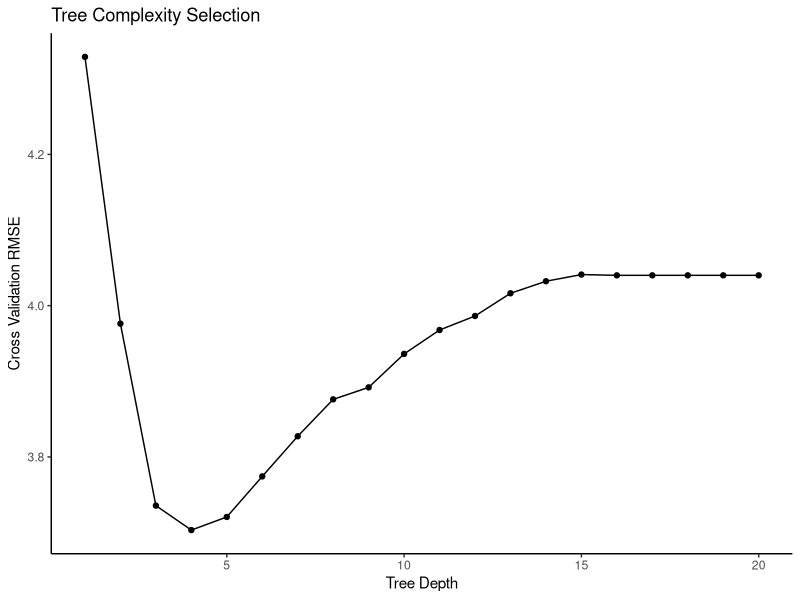
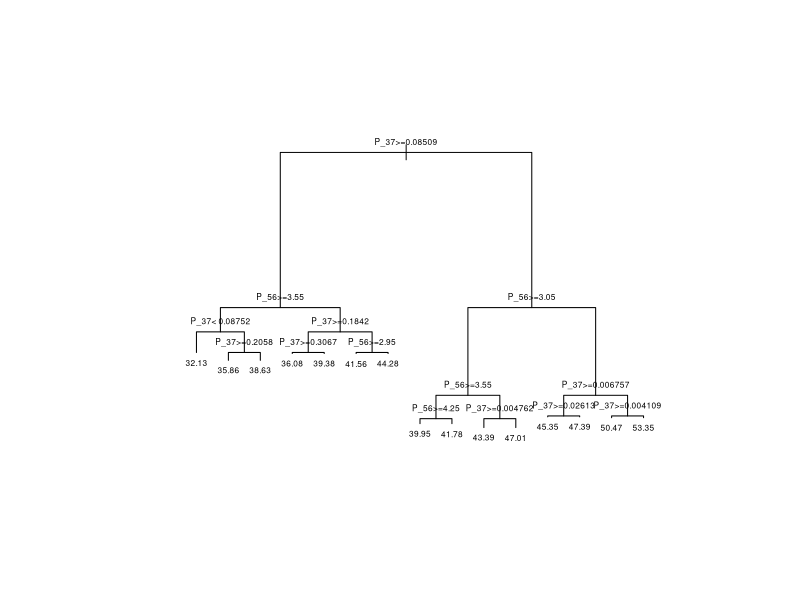

Here is the R script that generated these plots, in order: (Note: a time limit stopped this script after it produced the figures.)
## ---- chunk 1
knitr::opts_chunk$set(echo = TRUE)

library(haven)
library(randomForest)
library(rpart)
library(tidyverse)

atlas_training <- read_dta("atlas_training.dta")
## ---- chunk 2
# Chetty et al. (2020) report the following rank-rank regression pooling all 
# races and genders: Rank_{kids} =  33.31 + 0.351 *  Rank_{parents}
# 
# The average income rank for white parents today is the $57.9$th percentile. 
# We predict that the average white child will reach the following percentile 
# when they are adults:

parents_rank <- 57.9
kids_rank <- 33.31 + 0.351 * parents_rank
# kids_rank

# For the next generation, the predicted rank for the (average) white grandchild
# is:

parents_rank = kids_rank
kids_rank = 33.31 + 0.351 * parents_rank
# kids_rank

# Now we may want to study the predictions from this model across many 
# generations: the grandchilden, the great grandchildren, and the 
# great great grand children, and so on.  We can do this using a loop

generations <- seq(1,7,1) #This is for generations 1 through 7

parents_rank = 57.9 #This is the starting value for the parent's generation

# use a for loop to run the experiment
for(j in generations){ 
  #Calculate kid's predicted rank
  kids_rank <- 33.31 + 0.351 * parents_rank
  
  #Print the output to the console
  print(paste0("In generation ", j, ", parent_rank = ", parents_rank, ", child_rank = ", kids_rank))
  
  #Set parent's rank equal to kids' rank so we are ready for the next iteration
  parents_rank <- kids_rank
}

# Notice that the model predicts that the average white child will reach the
# 51.3rd percentile in generation 7, which is lower than where the first 
# generation started from (which you will recall was the $57.9$th percentile).  
# This is a reduction of around 6 percentiles.
# 
# Meanwhile, the average income rank for Black parents is the 32.7th percentile.
# If we apply the same rank-rank relationship between Black parents and Black 
# children that we did above, our model predicts that the average Black child 
# will reach the 44.9th percentile when they grow up, with further gains for 
# future generations.

generations <- seq(1,7,1) #This is for generations 1 through 7
parents_rank = 32.7 #This is the starting value for the parent's generation
for(j in generations){ 
  kids_rank <- 33.31 + 0.351 * parents_rank
  print(paste0("In generation ", j, ", parent_rank = ", parents_rank, ", child_rank = ", kids_rank))
  parents_rank <- kids_rank
}

# As you can see, this model predicts substantial improvements in outcomes for
# Black children across generations, with average gains of 12 percentiles in a 
# single generation.  The model makes the unrealistic prediction of convergence
# in outcomes across racial groups: By generation 7, both white and Black children
# are at the 51.3 percentile.  This result is unrealistic because racial disparities have persisted for many generations in the United States.
# 
# However, the model is incorrect: we know from Lab 2 and Lecture that Black 
# children and white children experience very different rates of upward mobility 
# across generations. In particular, Chetty et al. (2020) report the following 
# rank-rank regression for Black children:
# 
# Rank_{kids} =  25.4 + 0.28 *  Rank_{parents}
# 
# The prediction implied by this rank-rank graph is very different than the 
# previous calculations suggested.  To see this, in the first generation this 
# model predicts:

parents_rank = 32.7
kids_rank = 25.4 + 0.28 * parents_rank
# kids_rank

# In stark contrast to the predictions from the calculations earlier, here 
# there is hardly any predicted improvement in the income rank for Black children
# in generation 1.  To see what happens across generations, we can update our 
# loop:

generations <- seq(1,7,1) #This is for generations 1 through 7
parents_rank = 32.7 #This is the starting value for the parent's generation
for(j in generations){ 
  kids_rank = 25.4 + 0.28 * parents_rank
  print(paste0("In generation ", j, ", parent_rank = ", parents_rank, ", child_rank = ", kids_rank))
  parents_rank <- kids_rank
}

# As you can see, the income rank hardly improves at all for the second and 
# third generation, and eventually stabilizes after four generations at the 
# 35.3rd percentile. The 35.3rd percentile is the steady state (or fixed point)
# prediction for Black children, because the model predicts no further 
# improvement once average income reaches this level. 
# 
# In contrast, similar calculations would show that the 54.2nd percentile 
# is the steady state (or fixed point) of the model for white children. 
# These stark steady state gaps show that addressing racial disparities in 
# upward mobility is crucial for lessening racial disparities in the United States. 
# 
# ## Trying it on your own
# 
# Chetty, Hendren, Jones, and Porter (2020) report the following estimates 
# for Hispanic children: 
# 
# Rank_{kids} =  36.14 + 0.26 *  Rank_{parents}
# 
# The average income rank for Hispanic parents is the 36.17th percentile.  
#
# Write your own for loop to study the predictions from the model for Hispanic 
# children over the next 7 generations.

generations <- seq(1,7,1) #This is for generations 1 through 7
parents_rank = 36.17 #This is the starting value for the parent's generation
for(j in generations){ 
  kids_rank = 36.14 + 0.26 * parents_rank
  print(paste0("In generation ", j, ", parent_rank = ", parents_rank, ", child_rank = ", kids_rank))
  parents_rank <- kids_rank
}
# Using the output from your for loop, what is the steady state prediction for 
# Hispanic children?


## ---- chunk 3
#Open stata data set


#Store predictor variables which all start with P_*
vars <- colnames(atlas_training[,grep("^[P_]", names(atlas_training))])


#Data frame with just predictors P_* and kfr_pooled_pooled_p25
training <- subset(atlas_training, training==1, vars)
training$kfr_pooled_pooled_p25 <- atlas_training[atlas_training$training==1,]$kfr_pooled_pooled_p25


#-------------------------------------------------------------------------------
# Part 1: Decision tree with cross validation and two hand picked predictors
#-------------------------------------------------------------------------------

# Implement five-fold cross validation to choose the depth of a decision tree 
# that uses two of the predictors (your choice which predictors). Plot the 
# cross-validation out of sample root mean squared prediction error (CV RMSE) 
# versus the depth of the tree.

# Modify the code to change from 10 fold cross validation to 5
# and change the predictors that I use to two others of your choice

##Illustrate cross validation##
#K-fold Cross validation to select tree depth
# setup the experiment
n <- nrow(training) # the number of observations
K <- 5 # the number of `folds'

# create a copy of the training data
cv <- training

# create a vector of fold memberships (random order)
cv$foldid <- rep(1:K,each=ceiling(n/K))[sample(1:n)]

# create an empty data frame of results
B <- seq(1,20,1) #This is for depths for 1 to 20
OOS <- data.frame(fold=rep(NA,K*length(B) ), squarederror=rep(NA,K*length(B) ), maxdepth=rep(NA,K*length(B) )) 

# use a for loop to run the experiment
row <- 0
for(j in B){ 
  for(k in 1:K){ 
    row <- row + 1
    cvtrain <- subset(cv, foldid != k) # train on all but fold `k'
    cvfold <- subset(cv, foldid == k) # fold `k'
    
    # Fit tree on all but fold `k'
    cvtree <- rpart(kfr_pooled_pooled_p25 ~ P_26 + P_55,
                    data=cvtrain, 
                    maxdepth = c(j), 
                    cp=0) 
    
    
    #Get predictions for fold `k'
    predfull <- predict(cvtree, newdata=cvfold) # Get predictions for fold `k'
    
    #Calculate sum of squred errors for obs in fold `k'
    OOS$squarederror[row] <- sum((cvfold$kfr_pooled_pooled_p25 - predfull)^2) # Calculate prediction errors for fold `k'
    
    OOS$maxdepth[row] <- j # store the maxdepth
    
    OOS$fold[row] <- k # store the fold
    
  }
}

#Summarize the results
# OOS
# summary(OOS)

#Calculate the combined error across folds
ssr <- tapply(OOS$squarederror, OOS$maxdepth, sum)
ssr <- as.data.frame(ssr)
ssr$maxdepth <- seq(1,20,1)

#Calculate the CV RMSE
ssr$rmse <- sqrt(ssr$ssr / nrow(training))

#Display sum across folds for each bandwidth
ggplot(ssr, aes(x=maxdepth,y=rmse)) +
  geom_point() +
  geom_line() +
  labs(y = "Cross Validation RMSE",
       x = "Tree Depth") +
  labs(title = "Tree Complexity Selection") +
  theme_classic()

## ---- chunk 4
cv_optimal_depth = 4

### Modify this example code to estimate tree using the depth you chose above 
### using the full training data
tree <- rpart(kfr_pooled_pooled_p25 ~ P_37 + P_56, 
                      data=training, 
                      maxdepth = cv_optimal_depth, 
                      cp=0) 


#Visualize the fitted decision tree
{
plot(tree, margin = 0.2)
text(tree, cex = 0.5)
}

## ---- chunk 5
#Calculate predictions for all rows in training sample
y_train_predictions_tree <- predict(tree, newdata=training)
## ---- chunk 6

#Random Forest from 1000 Bootstrapped Samples (ntree=100)
#Random Forests may take a while to run!  Be patient!
smallforest <- randomForest(kfr_pooled_pooled_p25 ~ P_26 + P_55, 
                               ntree=1000, 
                               mtry=2,
                               data=training)

#Tuning parameters are ntree and mtry
#ntree is number of trees in your forest
#mtry is the number of predictors considered at each split (default is number of predictors divided by 3)

smallforest #Review the Random Forest Results

#Generate predictions for training data
y_train_predictions_smallforest <- predict(smallforest, newdata=training, type="response")

## ---- chunk 7

#Random Forest from 1000 Bootstrapped Samples (ntree=100)
#Random Forests may take a while to run!  Be patient!
mobilityforest <- randomForest(kfr_pooled_pooled_p25 ~ ., 
                               ntree=1000, 
                               mtry=121,
                               importance=TRUE, ## add importance=TRUE so that we store the variable importance information
                               data=training)

#Tuning parameters are ntree and mtry
#ntree is number of trees in your forest
#mtry is the number of predictors considered at each split (default is number of predictors divided by 3)
#Setting mtry<121 can help in small samples like this one.

mobilityforest #Review the Random Forest Results

#Generate predictions for training data
y_train_predictions_forest  <- predict(mobilityforest, newdata=training, type="response")

### Try changing mtry to 20 (16.5% of predictors), 60 (50% of predictors), or 121 (all predictors)
